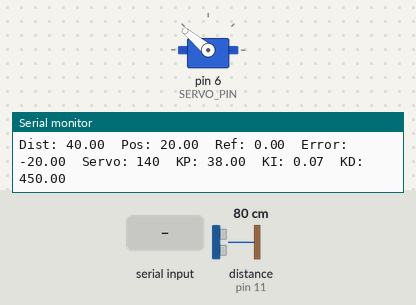
Simulated run of this sketch. Board: Arduino Uno, built with avr-gcc and run on an emulated ATmega328P. Shown: servo, the last lines printed to the serial monitor. Wiring (inferred from the names in the program): ultrasonic range finder: trigger pin 10; echo pin 11. The test bench sets the inputs (shaded band); at power-on: distance to the obstacle (sensor on pin 11) 80 cm. The echo pulse lasts 58.3 µs per cm.

Above: at 1.7 s.
1.8 s: distance to the obstacle (sensor on pin 11) set to 18 cm
At 2.9 s:
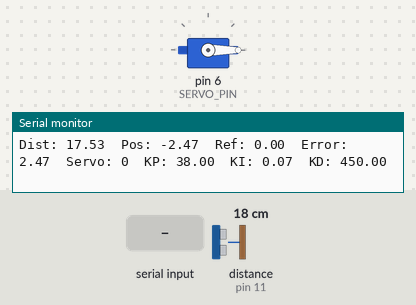
3.7 s: "kp\n" received over Serial
At 5.0 s:
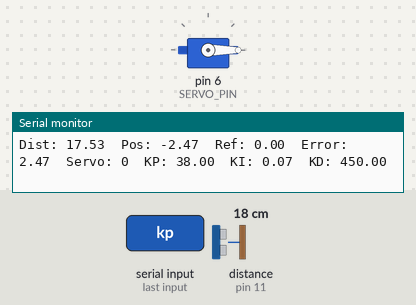
5.3 s: "kp 1\n" received over Serial
At 5.42 s:
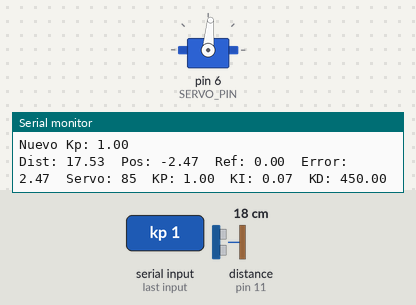
8.3 s: distance to the obstacle (sensor on pin 11) set to 60 cm
10.3 s: distance to the obstacle (sensor on pin 11) set to 9 cm
At 10.51 s:
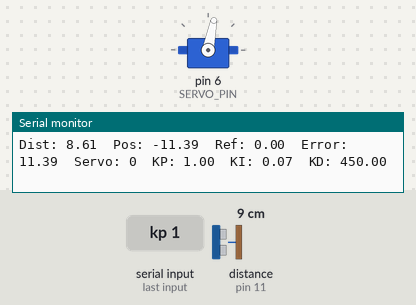
13.3 s: "ki 1\n" received over Serial
At 13.57 s:
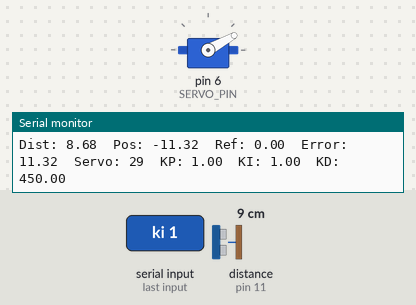
Timing chart, 0 to 17.3 s (numbered marks = the images above; inputs shaded):
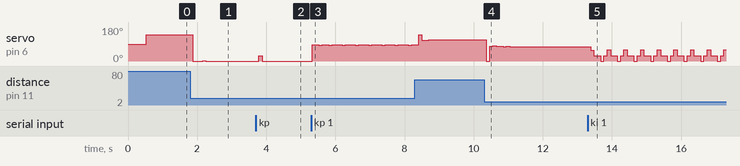

Measured:
- after the input at 1.8 s, servo on pin 6 (SERVO_PIN): 140° → 0° after 0.07 s, → 1° 0.29 s later, → 0° 0.10 s later
- after the input at 3.7 s, servo on pin 6 (SERVO_PIN): 0° → 28° after 0.08 s, → 0° 0.10 s later
- after the input at 5.3 s, servo on pin 6 (SERVO_PIN): 0° → 85° at once, → 83° 0.19 s later, → 86° 0.10 s later, → 85° 0.10 s later, … (24 changes in this stretch)
- after the input at 10.3 s, servo on pin 6 (SERVO_PIN): 113° → 0° after 0.07 s, → 79° 0.10 s later, → 82° 0.10 s later, → 79° 0.10 s later, … (7 changes in this stretch)
- after the input at 13.3 s, servo on pin 6 (SERVO_PIN): 76° → 58° after 0.08 s, then repeats every 0.48 s: 29° 0.19 s, 0° 0.10 s, 28° 0.10 s, 60° 0.10 s

The sketch:

PID_balance_code.ino
```cpp
#include <Servo.h>

Servo myservo;
const int SERVO_PIN = 6;
const int ANG_CENTRO = 90;
const int ANG_MIN = 0;
const int ANG_MAX = 140;


const int trigPin = 10;
const int echoPin = 11;
const float DIST_CENTRO = 20.0;

float kp = 38; //30; 45
float ki = .068; //.065 066;
float kd = 450; //450 488;

float referencia = 0;

float error = 0;
float errorAnterior = 0;
float integral = 0;
float maxIntegral = 50;

unsigned long tPrev = 0;
const int T_MUESTREO = 15;

float PID_output = 0;

void setup() {
  Serial.begin(9600);
  myservo.attach(SERVO_PIN);
  myservo.write(ANG_CENTRO);

  pinMode(trigPin, OUTPUT);
  pinMode(echoPin, INPUT);
  digitalWrite(trigPin, LOW);

  delay(500);
  Serial.println("Sistema listo.");
}

void loop() {

  leerComandosSerial();

  unsigned long tActual = millis();
  if (tActual - tPrev >= T_MUESTREO) {
    tPrev = tActual;

    float distancia = calculaDistancia();
    float posicion = distancia - DIST_CENTRO;

    error = referencia - posicion;

    float P = kp * error;

    integral += error;
    integral = constrain(integral, -maxIntegral, maxIntegral);
    float I = ki * integral;

    float D = kd * (error - errorAnterior);
    errorAnterior = error;

    PID_output = P + I + D;

    int angulo = ANG_CENTRO - (int)PID_output;
    angulo = constrain(angulo, ANG_MIN, ANG_MAX);

    myservo.write(angulo);

    Serial.print("Dist: "); Serial.print(distancia);
    Serial.print("  Pos: "); Serial.print(posicion);
    Serial.print("  Ref: "); Serial.print(referencia);
    Serial.print("  Error: "); Serial.print(error);
    Serial.print("  Servo: "); Serial.print(angulo);
    Serial.print("  KP: "); Serial.print(kp);
    Serial.print("  KI: "); Serial.print(ki);
    Serial.print("  KD: "); Serial.println(kd);
  }
}


float calculaDistancia() {
  float suma = 0;
  int lecturas = 5;

  for (int i = 0; i < lecturas; i++) {
    digitalWrite(trigPin, HIGH);
    delayMicroseconds(1);
    digitalWrite(trigPin, LOW);

    long duracion = pulseIn(echoPin, HIGH, 30000);
    suma += duracion * 0.034 / 2.0;
    delayMicroseconds(500);
  }

  return constrain(suma / lecturas, 2.0, 40.0);
}


void leerComandosSerial() {
  if (!Serial.available()) return;

  String cmd = Serial.readStringUntil('\n');
  cmd.trim();

  int espacio = cmd.indexOf(' ');
  if (espacio == -1) return;   // No hay número → ignorar

  String clave = cmd.substring(0, espacio);
  float valor = cmd.substring(espacio + 1).toFloat();

  if (clave == "kp") {
    kp = valor;
    Serial.print("Nuevo Kp: "); Serial.println(kp);
  }
  else if (clave == "ki") {
    ki = valor;
    Serial.print("Nuevo Ki: "); Serial.println(ki);
  }
  else if (clave == "kd") {
    kd = valor;
    Serial.print("Nuevo Kd: "); Serial.println(kd);
  }
  else if (clave == "r") {
    referencia = valor;
    integral = 0;
    Serial.print("Nueva referencia: "); Serial.println(referencia);
  }
}
```
